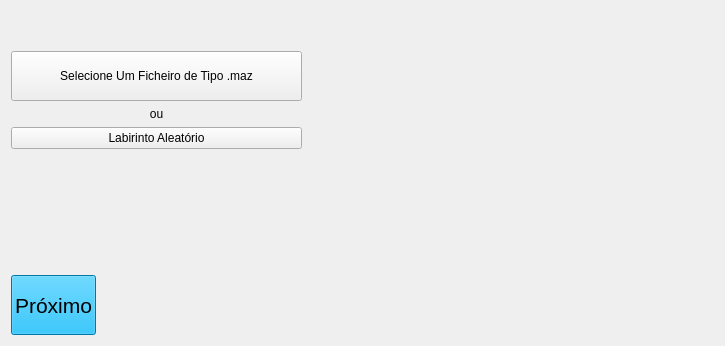
            <widget class="QWidget" name="pgSelectFile">
             <layout class="QGridLayout" name="gridLayout_9">
              <item row="7" column="1">
               <widget class="QPushButton" name="btnSelectFileNext">
                <property name="sizePolicy">
                 <sizepolicy hsizetype="MinimumExpanding" vsizetype="MinimumExpanding">
                  <horstretch>0</horstretch>
                  <verstretch>0</verstretch>
                 </sizepolicy>
                </property>
                <property name="minimumSize">
                 <size>
                  <width>0</width>
                  <height>1</height>
                 </size>
                </property>
                <property name="maximumSize">
                 <size>
                  <width>400</width>
                  <height>60</height>
                 </size>
                </property>
                <property name="palette">
                 <palette>
                  <active>
                   <colorrole role="WindowText">
                    <brush brushstyle="SolidPattern">
                     <color alpha="255">
                      <red>0</red>
                      <green>0</green>
                      <blue>0</blue>
                     </color>
                    </brush>
                   </colorrole>
                   <colorrole role="Button">
                    <brush brushstyle="SolidPattern">
                     <color alpha="255">
                      <red>0</red>
                      <green>168</green>
                      <blue>232</blue>
                     </color>
                    </brush>
                   </colorrole>
                   <colorrole role="Light">
                    <brush brushstyle="SolidPattern">
                     <color alpha="255">
                      <red>93</red>
                      <green>210</green>
                      <blue>255</blue>
                     </color>
                    </brush>
                   </colorrole>
                   <colorrole role="Midlight">
                    <brush brushstyle="SolidPattern">
                     <color alpha="255">
                      <red>46</red>
                      <green>189</green>
                      <blue>243</blue>
                     </color>
                    </brush>
                   </colorrole>
                   <colorrole role="Dark">
                    <brush brushstyle="SolidPattern">
                     <color alpha="255">
                      <red>0</red>
                      <green>84</green>
                      <blue>116</blue>
                     </color>
                    </brush>
                   </colorrole>
                   <colorrole role="Mid">
                    <brush brushstyle="SolidPattern">
                     <color alpha="255">
                      <red>0</red>
                      <green>112</green>
                      <blue>155</blue>
                     </color>
                    </brush>
                   </colorrole>
                   <colorrole role="Text">
                    <brush brushstyle="SolidPattern">
                     <color alpha="255">
                      <red>0</red>
                      <green>0</green>
                      <blue>0</blue>
                     </color>
                    </brush>
                   </colorrole>
                   <colorrole role="BrightText">
                    <brush brushstyle="SolidPattern">
                     <color alpha="255">
                      <red>255</red>
                      <green>255</green>
                      <blue>255</blue>
                     </color>
                    </brush>
                   </colorrole>
                   <colorrole role="ButtonText">
                    <brush brushstyle="SolidPattern">
                     <color alpha="255">
                      <red>0</red>
                      <green>0</green>
                      <blue>0</blue>
                     </color>
                    </brush>
                   </colorrole>
                   <colorrole role="Base">
                    <brush brushstyle="SolidPattern">
                     <color alpha="255">
                      <red>255</red>
                      <green>255</green>
                      <blue>255</blue>
                     </color>
                    </brush>
                   </colorrole>
                   <colorrole role="Window">
                    <brush brushstyle="SolidPattern">
                     <color alpha="255">
                      <red>0</red>
                      <green>168</green>
                      <blue>232</blue>
                     </color>
                    </brush>
                   </colorrole>
                   <colorrole role="Shadow">
                    <brush brushstyle="SolidPattern">
                     <color alpha="255">
                      <red>0</red>
                      <green>0</green>
                      <blue>0</blue>
                     </color>
                    </brush>
                   </colorrole>
                   <colorrole role="AlternateBase">
                    <brush brushstyle="SolidPattern">
                     <color alpha="255">
                      <red>127</red>
                      <green>211</green>
                      <blue>243</blue>
                     </color>
                    </brush>
                   </colorrole>
                   <colorrole role="ToolTipBase">
                    <brush brushstyle="SolidPattern">
                     <color alpha="255">
                      <red>255</red>
                      <green>255</green>
                      <blue>220</blue>
                     </color>
                    </brush>
                   </colorrole>
                   <colorrole role="ToolTipText">
                    <brush brushstyle="SolidPattern">
                     <color alpha="255">
                      <red>0</red>
                      <green>0</green>
                      <blue>0</blue>
                     </color>
                    </brush>
                   </colorrole>
                   <colorrole role="PlaceholderText">
                    <brush brushstyle="SolidPattern">
                     <color alpha="127">
                      <red>0</red>
                      <green>0</green>
                      <blue>0</blue>
                     </color>
                    </brush>
                   </colorrole>
                   <colorrole role="Accent">
                    <brush brushstyle="SolidPattern">
                     <color alpha="255">
                      <red>255</red>
                      <green>255</green>
                      <blue>255</blue>
                     </color>
                    </brush>
                   </colorrole>
                  </active>
                  <inactive>
                   <colorrole role="WindowText">
                    <brush brushstyle="SolidPattern">
                     <color alpha="255">
                      <red>0</red>
                      <green>0</green>
                      <blue>0</blue>
                     </color>
                    </brush>
                   </colorrole>
                   <colorrole role="Button">
                    <brush brushstyle="SolidPattern">
                     <color alpha="255">
                      <red>0</red>
                      <green>168</green>
                      <blue>232</blue>
                     </color>
                    </brush>
                   </colorrole>
                   <colorrole role="Light">
                    <brush brushstyle="SolidPattern">
                     <color alpha="255">
                      <red>93</red>
                      <green>210</green>
                      <blue>255</blue>
                     </color>
                    </brush>
                   </colorrole>
                   <colorrole role="Midlight">
                    <brush brushstyle="SolidPattern">
                     <color alpha="255">
                      <red>46</red>
                      <green>189</green>
                      <blue>243</blue>
                     </color>
                    </brush>
                   </colorrole>
                   <colorrole role="Dark">
                    <brush brushstyle="SolidPattern">
                     <color alpha="255">
                      <red>0</red>
                      <green>84</green>
                      <blue>116</blue>
                     </color>
                    </brush>
                   </colorrole>
                   <colorrole role="Mid">
                    <brush brushstyle="SolidPattern">
                     <color alpha="255">
                      <red>0</red>
                      <green>112</green>
                      <blue>155</blue>
                     </color>
                    </brush>
                   </colorrole>
                   <colorrole role="Text">
                    <brush brushstyle="SolidPattern">
                     <color alpha="255">
                      <red>0</red>
                      <green>0</green>
                      <blue>0</blue>
                     </color>
                    </brush>
                   </colorrole>
                   <colorrole role="BrightText">
                    <brush brushstyle="SolidPattern">
                     <color alpha="255">
                      <red>255</red>
                      <green>255</green>
                      <blue>255</blue>
                     </color>
                    </brush>
                   </colorrole>
                   <colorrole role="ButtonText">
                    <brush brushstyle="SolidPattern">
                     <color alpha="255">
                      <red>0</red>
                      <green>0</green>
                      <blue>0</blue>
                     </color>
                    </brush>
                   </colorrole>
                   <colorrole role="Base">
                    <brush brushstyle="SolidPattern">
                     <color alpha="255">
                      <red>255</red>
                      <green>255</green>
                      <blue>255</blue>
                     </color>
                    </brush>
                   </colorrole>
                   <colorrole role="Window">
                    <brush brushstyle="SolidPattern">
                     <color alpha="255">
                      <red>0</red>
                      <green>168</green>
                      <blue>232</blue>
                     </color>
                    </brush>
                   </colorrole>
                   <colorrole role="Shadow">
                    <brush brushstyle="SolidPattern">
                     <color alpha="255">
                      <red>0</red>
                      <green>0</green>
                      <blue>0</blue>
                     </color>
                    </brush>
                   </colorrole>
                   <colorrole role="AlternateBase">
                    <brush brushstyle="SolidPattern">
                     <color alpha="255">
                      <red>127</red>
                      <green>211</green>
                      <blue>243</blue>
                     </color>
                    </brush>
                   </colorrole>
                   <colorrole role="ToolTipBase">
                    <brush brushstyle="SolidPattern">
                     <color alpha="255">
                      <red>255</red>
                      <green>255</green>
                      <blue>220</blue>
                     </color>
                    </brush>
                   </colorrole>
                   <colorrole role="ToolTipText">
                    <brush brushstyle="SolidPattern">
                     <color alpha="255">
                      <red>0</red>
                      <green>0</green>
                      <blue>0</blue>
                     </color>
                    </brush>
                   </colorrole>
                   <colorrole role="PlaceholderText">
                    <brush brushstyle="SolidPattern">
                     <color alpha="127">
                      <red>0</red>
                      <green>0</green>
                      <blue>0</blue>
                     </color>
                    </brush>
                   </colorrole>
                   <colorrole role="Accent">
                    <brush brushstyle="SolidPattern">
                     <color alpha="255">
                      <red>255</red>
                      <green>255</green>
                      <blue>255</blue>
                     </color>
                    </brush>
                   </colorrole>
                  </inactive>
                  <disabled>
                   <colorrole role="WindowText">
                    <brush brushstyle="SolidPattern">
                     <color alpha="255">
                      <red>0</red>
                      <green>84</green>
                      <blue>116</blue>
                     </color>
                    </brush>
                   </colorrole>
                   <colorrole role="Button">
                    <brush brushstyle="SolidPattern">
                     <color alpha="255">
                      <red>0</red>
                      <green>168</green>
                      <blue>232</blue>
                     </color>
                    </brush>
                   </colorrole>
                   <colorrole role="Light">
                    <brush brushstyle="SolidPattern">
                     <color alpha="255">
                      <red>93</red>
                      <green>210</green>
                      <blue>255</blue>
                     </color>
                    </brush>
                   </colorrole>
                   <colorrole role="Midlight">
                    <brush brushstyle="SolidPattern">
                     <color alpha="255">
                      <red>46</red>
                      <green>189</green>
                      <blue>243</blue>
                     </color>
                    </brush>
                   </colorrole>
                   <colorrole role="Dark">
                    <brush brushstyle="SolidPattern">
                     <color alpha="255">
                      <red>0</red>
                      <green>84</green>
                      <blue>116</blue>
                     </color>
                    </brush>
                   </colorrole>
                   <colorrole role="Mid">
                    <brush brushstyle="SolidPattern">
                     <color alpha="255">
                      <red>0</red>
                      <green>112</green>
                      <blue>155</blue>
                     </color>
                    </brush>
                   </colorrole>
                   <colorrole role="Text">
                    <brush brushstyle="SolidPattern">
                     <color alpha="255">
                      <red>0</red>
                      <green>84</green>
                      <blue>116</blue>
                     </color>
                    </brush>
                   </colorrole>
                   <colorrole role="BrightText">
                    <brush brushstyle="SolidPattern">
                     <color alpha="255">
                      <red>255</red>
                      <green>255</green>
                      <blue>255</blue>
                     </color>
                    </brush>
                   </colorrole>
                   <colorrole role="ButtonText">
                    <brush brushstyle="SolidPattern">
                     <color alpha="255">
                      <red>0</red>
                      <green>84</green>
                      <blue>116</blue>
                     </color>
                    </brush>
                   </colorrole>
                   <colorrole role="Base">
                    <brush brushstyle="SolidPattern">
                     <color alpha="255">
                      <red>0</red>
                      <green>168</green>
                      <blue>232</blue>
                     </color>
                    </brush>
                   </colorrole>
                   <colorrole role="Window">
                    <brush brushstyle="SolidPattern">
                     <color alpha="255">
                      <red>0</red>
                      <green>168</green>
                      <blue>232</blue>
                     </color>
                    </brush>
                   </colorrole>
                   <colorrole role="Shadow">
                    <brush brushstyle="SolidPattern">
                     <color alpha="255">
                      <red>0</red>
                      <green>0</green>
                      <blue>0</blue>
                     </color>
                    </brush>
                   </colorrole>
                   <colorrole role="AlternateBase">
                    <brush brushstyle="SolidPattern">
                     <color alpha="255">
                      <red>0</red>
                      <green>168</green>
                      <blue>232</blue>
                     </color>
                    </brush>
                   </colorrole>
                   <colorrole role="ToolTipBase">
                    <brush brushstyle="SolidPattern">
                     <color alpha="255">
                      <red>255</red>
                      <green>255</green>
                      <blue>220</blue>
                     </color>
                    </brush>
                   </colorrole>
                   <colorrole role="ToolTipText">
                    <brush brushstyle="SolidPattern">
                     <color alpha="255">
                      <red>0</red>
                      <green>0</green>
                      <blue>0</blue>
                     </color>
                    </brush>
                   </colorrole>
                   <colorrole role="PlaceholderText">
                    <brush brushstyle="SolidPattern">
                     <color alpha="127">
                      <red>0</red>
                      <green>84</green>
                      <blue>116</blue>
                     </color>
                    </brush>
                   </colorrole>
                   <colorrole role="Accent">
                    <brush brushstyle="SolidPattern">
                     <color alpha="255">
                      <red>47</red>
                      <green>198</green>
                      <blue>255</blue>
                     </color>
                    </brush>
                   </colorrole>
                  </disabled>
                 </palette>
                </property>
                <property name="font">
                 <font>
                  <pointsize>16</pointsize>
                 </font>
                </property>
                <property name="toolTip">
                 <string>Quando estiveres acabdo, pressiona-me para continuar</string>
                </property>
                <property name="text">
                 <string>Próximo</string>
                </property>
               </widget>
              </item>
              <item row="7" column="4">
               <spacer name="verticalSpacer_8">
                <property name="orientation">
                 <enum>Qt::Orientation::Vertical</enum>
                </property>
                <property name="sizeType">
                 <enum>QSizePolicy::Policy::Minimum</enum>
                </property>
                <property name="sizeHint" stdset="0">
                 <size>
                  <width>20</width>
                  <height>60</height>
                 </size>
                </property>
               </spacer>
              </item>
              <item row="1" column="3" colspan="2">
               <widget class="QLabel" name="lblSelectedFile">
                <property name="minimumSize">
                 <size>
                  <width>400</width>
                  <height>0</height>
                 </size>
                </property>
                <property name="toolTip">
                 <string>Nome do ficheiro selecionado</string>
                </property>
                <property name="text">
                 <string/>
                </property>
               </widget>
              </item>
              <item row="0" column="4">
               <spacer name="horizontalSpacer_10">
                <property name="orientation">
                 <enum>Qt::Orientation::Horizontal</enum>
                </property>
                <property name="sizeType">
                 <enum>QSizePolicy::Policy::Minimum</enum>
                </property>
                <property name="sizeHint" stdset="0">
                 <size>
                  <width>400</width>
                  <height>20</height>
                 </size>
                </property>
               </spacer>
              </item>
              <item row="2" column="1" colspan="2">
               <widget class="QLabel" name="label">
                <property name="text">
                 <string>ou</string>
                </property>
                <property name="alignment">
                 <set>Qt::AlignmentFlag::AlignCenter</set>
                </property>
               </widget>
              </item>
              <item row="6" column="4">
               <spacer name="verticalSpacer_6">
                <property name="orientation">
                 <enum>Qt::Orientation::Vertical</enum>
                </property>
                <property name="sizeType">
                 <enum>QSizePolicy::Policy::MinimumExpanding</enum>
                </property>
                <property name="sizeHint" stdset="0">
                 <size>
                  <width>20</width>
                  <height>40</height>
                 </size>
                </property>
               </spacer>
              </item>
              <item row="0" column="1">
               <spacer name="verticalSpacer_7">
                <property name="orientation">
                 <enum>Qt::Orientation::Vertical</enum>
                </property>
                <property name="sizeType">
                 <enum>QSizePolicy::Policy::Fixed</enum>
                </property>
                <property name="sizeHint" stdset="0">
                 <size>
                  <width>20</width>
                  <height>40</height>
                 </size>
                </property>
               </spacer>
              </item>
              <item row="3" column="1" colspan="2">
               <widget class="QPushButton" name="btnRandomMaze">
                <property name="sizePolicy">
                 <sizepolicy hsizetype="Minimum" vsizetype="MinimumExpanding">
                  <horstretch>0</horstretch>
                  <verstretch>0</verstretch>
                 </sizepolicy>
                </property>
                <property name="toolTip">
                 <string>Este botão pede ao computador para gerar um labirinto &quot;aleatório&quot;.</string>
                </property>
                <property name="text">
                 <string>Labirinto Aleatório</string>
                </property>
               </widget>
              </item>
              <item row="5" column="1">
               <spacer name="verticalSpacer_11">
                <property name="orientation">
                 <enum>Qt::Orientation::Vertical</enum>
                </property>
                <property name="sizeHint" stdset="0">
                 <size>
                  <width>20</width>
                  <height>40</height>
                 </size>
                </property>
               </spacer>
              </item>
              <item row="7" column="2">
               <spacer name="horizontalSpacer_8">
                <property name="orientation">
                 <enum>Qt::Orientation::Horizontal</enum>
                </property>
                <property name="sizeType">
                 <enum>QSizePolicy::Policy::MinimumExpanding</enum>
                </property>
                <property name="sizeHint" stdset="0">
                 <size>
                  <width>200</width>
                  <height>20</height>
                 </size>
                </property>
               </spacer>
              </item>
              <item row="1" column="1" colspan="2">
               <widget class="QPushButton" name="btnSelectFileForViewing">
                <property name="sizePolicy">
                 <sizepolicy hsizetype="Minimum" vsizetype="MinimumExpanding">
                  <horstretch>0</horstretch>
                  <verstretch>0</verstretch>
                 </sizepolicy>
                </property>
                <property name="minimumSize">
                 <size>
                  <width>50</width>
                  <height>50</height>
                 </size>
                </property>
                <property name="maximumSize">
                 <size>
                  <width>16777215</width>
                  <height>16777215</height>
                 </size>
                </property>
                <property name="toolTip">
                 <string>Este botão abre o gestor de ficheiros para te permitir selecionar qualquer labirinto criado por utilizadores.</string>
                </property>
                <property name="text">
                 <string>Selecione Um Ficheiro de Tipo .maz</string>
                </property>
                <property name="autoDefault">
                 <bool>false</bool>
                </property>
                <property name="flat">
                 <bool>false</bool>
                </property>
               </widget>
              </item>
              <item row="4" column="1">
               <spacer name="verticalSpacer_12">
                <property name="orientation">
                 <enum>Qt::Orientation::Vertical</enum>
                </property>
                <property name="sizeHint" stdset="0">
                 <size>
                  <width>20</width>
                  <height>40</height>
                 </size>
                </property>
               </spacer>
              </item>
              <item row="6" column="1" colspan="2">
               <spacer name="horizontalSpacer_11">
                <property name="orientation">
                 <enum>Qt::Orientation::Horizontal</enum>
                </property>
                <property name="sizeType">
                 <enum>QSizePolicy::Policy::Minimum</enum>
                </property>
                <property name="sizeHint" stdset="0">
                 <size>
                  <width>40</width>
                  <height>20</height>
                 </size>
                </property>
               </spacer>
              </item>
             </layout>
            </widget>
